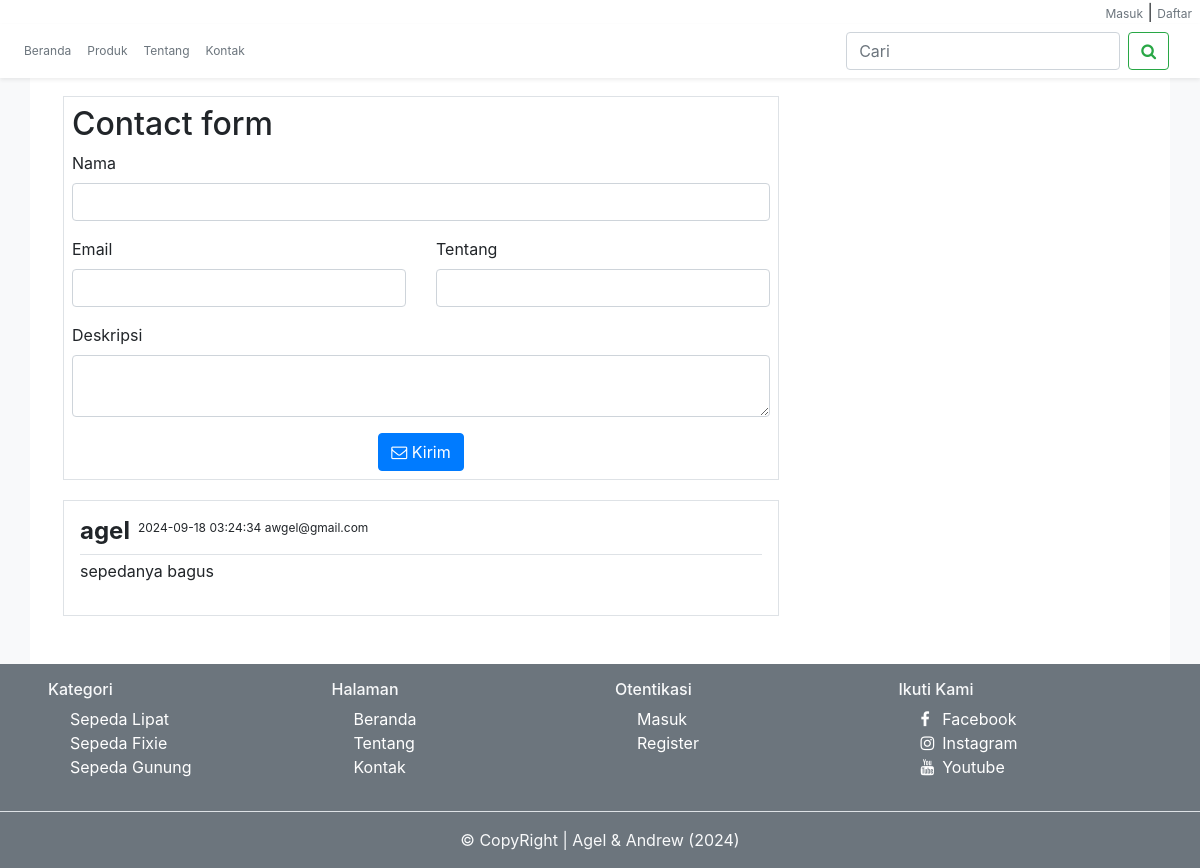
Page /code/native/technoid/user/kontak.php on the committed database.
### tables this page shows
CREATE TABLE `kontak` (
  `id_kontak` int(11) NOT NULL,
  `nama` varchar(50) NOT NULL,
  `email` varchar(50) NOT NULL,
  `tentang` varchar(50) NOT NULL,
  `pesan` text NOT NULL,
  `tgl` datetime NOT NULL
);

### code/native/technoid/function/kontak.php (called while the page is built, shortened)
<?php
require 'koneksi.php';
function ambilKontak()
{
    global $konek;
    $kontak = [];
    $produk = mysqli_query($konek, "SELECT * FROM kontak");
    while ($hasil = mysqli_fetch_assoc($produk)) {
        $kontak[] = $hasil;
    }
    $data = [
        'judul' => 'Kontak Kami',
        'kontak' => $kontak,
    ];
    return $data;
}

### code/native/technoid/user/kontak.php (the view, shortened to what this page needs)
<?php
require '../function/kontak.php';
$judul = ambilKontak()['judul'];
$kontak = ambilKontak()['kontak'];
require 'templates/header.php';
?>
<div class="row mt-5">
    <div class="col-md-8 p-2 bg-white border border-right">
        <h2>Contact form</h2>
        <form method="POST" action="">
            <div class="row">
                <div class="col-md-12">
                    <div class="form-group">
                        <label for="firstname">Nama</label>
                        <input id="firstname" type="text" class="form-control" required name="nama">
                    </div>
                </div>
                <div class="col-md-6">
                    <div class="form-group">
                        <label for="email">Email</label>
                        <input id="email" type="text" class="form-control" required name="email">
                    </div>
                </div>
                <div class="col-md-6">
                    <div class="form-group">
                        <label for="tentang">Tentang</label>
                        <input id="tentang" type="text" class="form-control" required name="tentang">
                    </div>
                </div>
                <div class="col-md-12">
                    <div class="form-group">
                        <label for="pesan">Deskripsi</label>
                        <textarea id="pesan" class="form-control" required name="pesan"></textarea>
                    </div>
                </div>
                <div class="col-md-12 text-center">
                    <button type="submit" name="kontak" class="btn btn-primary"><i class="fa fa-envelope-o"></i> Kirim </button>
                </div>
            </div>
        </form>
    </div>
</div>
<div class="row mt-3 ">
    <?php foreach ($kontak as $value) : ?>
        <div class="col-md-8 p-3 mt-1 border bg-white border">
            <div class="header d-flex align-items-center border-bottom">
                <h4 class="mr-2"><strong><?= $value['nama'] ?></strong></h4>
                <p style="font-size: 12px"><?= $value['tgl'] . " " . $value['email'] ?></p>
            </div>
            <div class="body">
                <p class="mt-1"><?= $value['pesan'] ?></p>
            </div>
        </div>
    <?php endforeach; ?>
</div>
<?php require 'templates/footer.php'; ?>

### code/native/technoid/assets/css/custom.css (style rules this page uses)
* { margin: 0; padding: 0; }

### rows in the picture
kontak: nama "agel", tgl "2024-09-18 03:24:34", email "awgel@gmail.com", pesan "sepedanya bagus"

### other values in the picture
author "Agel & Andrew"
